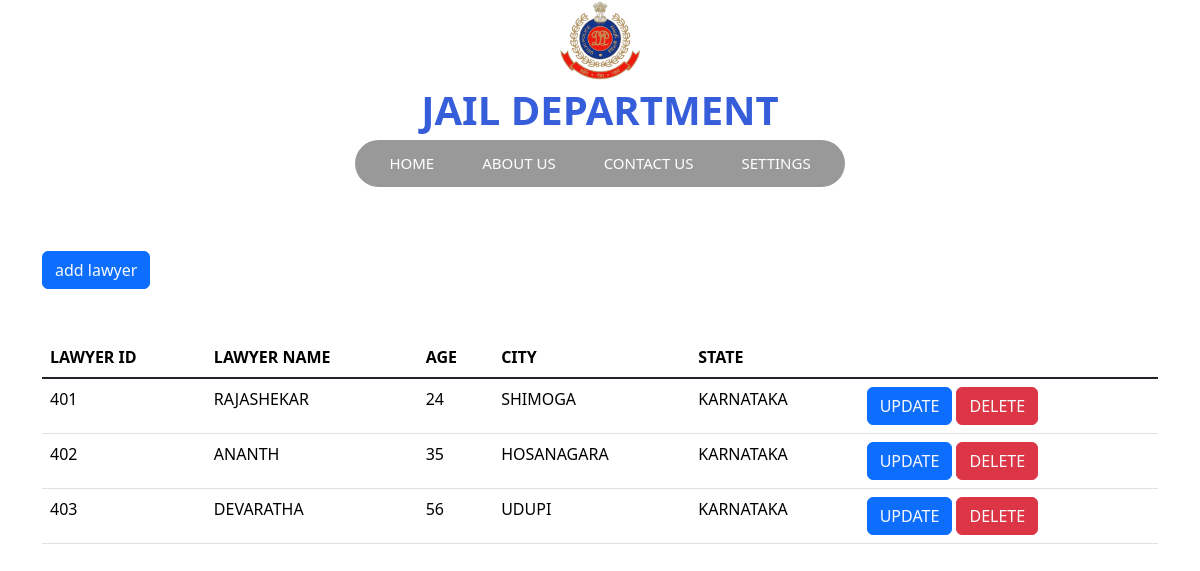
The app's page /display_lawyer.php with its own data.
### tables this page shows
CREATE TABLE `lawyer` (
  `LAWYER_ID` int(20) NOT NULL,
  `LAWYER_NAME` varchar(200) NOT NULL,
  `AGE` int(20) NOT NULL,
  `CITY` varchar(200) NOT NULL,
  `STATE` varchar(200) NOT NULL
);

### display_lawyer.php (the view, shortened to what this page needs)
<!doctype html>
<?php
     include 'connect.php';
?>
<html lang="en">
  <head>
    <link href="https://cdn.jsdelivr.net/npm/bootstrap@5.3.2/dist/css/bootstrap.min.css" rel="stylesheet">
</head>
  <body>
  <div>
    <center><img class="image" src="images/jail logo.png"></center>
    <div class="logo">JAIL DEPARTMENT</div>
    <div class="menu">
        <ul class="menu-bar">
            <a href="home.php"><li>HOME</li></a>
            <a href="about_us.php"><li>ABOUT US</li></a>
            <a href="contact_us.php"><li>CONTACT US</li></a>
            <li>SETTINGS</li>
      </ul>
     </div>
    </div>
    <div class="container">
        <button class="btn btn-primary my-5"><a href="lawyer.php" class="text-light">add lawyer</a></button>
    <table class="table">
    <thead>
        <tr>
        <th scope="col">LAWYER ID</th>
        <th scope="col">LAWYER NAME</th>
        <th scope="col">AGE</th>
        <th scope="col">CITY</th>
        <th scope="col">STATE</th>
        </tr>
    </thead>
    <tbody class="table-group-divider">
        <?php
        $sql="Select * from `lawyer`";
        $result=mysqli_query($con,$sql);
        if($result){
            while($row=mysqli_fetch_assoc($result)){
                $l_id=$row['LAWYER_ID'];
                $name=$row['LAWYER_NAME'];
                $age=$row['AGE'];
                $city=$row['CITY'];
                $state=$row['STATE'];
                echo '
                <tr>
                <td>'.$l_id.'</td>
                <td>'.$name.'</td>
                <td>'.$age.'</td>
                <td>'.$city.'</td>
                <td>'.$state.'</td>
                <td>
                    <button class="btn btn-primary"><a href="update_lawyer.php?updateid='.$l_id.'" class="text-light">UPDATE</a></button>
                    <button class="btn btn-danger"><a href="delete_lawyer.php?deleteid='.$l_id.'" class="text-light">DELETE</a></button>
                </td>
                </tr>';
            }
        }
        ?>
    </tbody>
    </table>
    </body>
</html>

### display_lawyer.php (style rules this page uses)
a { text-decoration:none; color:white; }
.image { width:80px; height:80px; }
.logo { display: flex; justify-content: center; color:rgb(54, 93, 218); font-style: bold; font-weight: 700; padding-top:0px; font-size: 40px; font-family:system-ui, -apple-system, BlinkMacSystemFont, 'Segoe UI', Roboto, Oxygen, Ubuntu, Cantarell, 'Open Sans', 'Helvetica Neue', sans-serif; }
.menu { display: flex; justify-content: center; }
.menu-bar { border-radius: 25px; height: -webkit-fit-content; height: -moz-fit-content; height: fit-content; display: inline-flex; background-color: rgba(0, 0, 0, 0.4); -webkit-backdrop-filter: blur(10px); backdrop-filter: blur(10px); align-items: center; padding: 0 10px; }
.menu-bar li { list-style: none; color: white; font-family:system-ui, -apple-system, BlinkMacSystemFont, 'Segoe UI', Roboto, Oxygen, Ubuntu, Cantarell, 'Open Sans', 'Helvetica Neue', sans-serif; padding: 12px 16px; font-size:15px; margin: 0 8px; position: relative; cursor: pointer; white-space: nowrap; }
.menu-bar li::before { content: " "; position: absolute; top: 0; left: 0; height: 100%; width: 100%; z-index: -1; transition: 0.2s; border-radius: 25px; }

### records on screen
lawyer: LAWYER_ID "401", LAWYER_NAME "RAJASHEKAR", AGE "24", CITY "SHIMOGA", STATE "KARNATAKA"
lawyer: LAWYER_ID "402", LAWYER_NAME "ANANTH", AGE "35", CITY "HOSANAGARA", STATE "KARNATAKA"
lawyer: LAWYER_ID "403", LAWYER_NAME "DEVARATHA", AGE "56", CITY "UDUPI", STATE "KARNATAKA"
